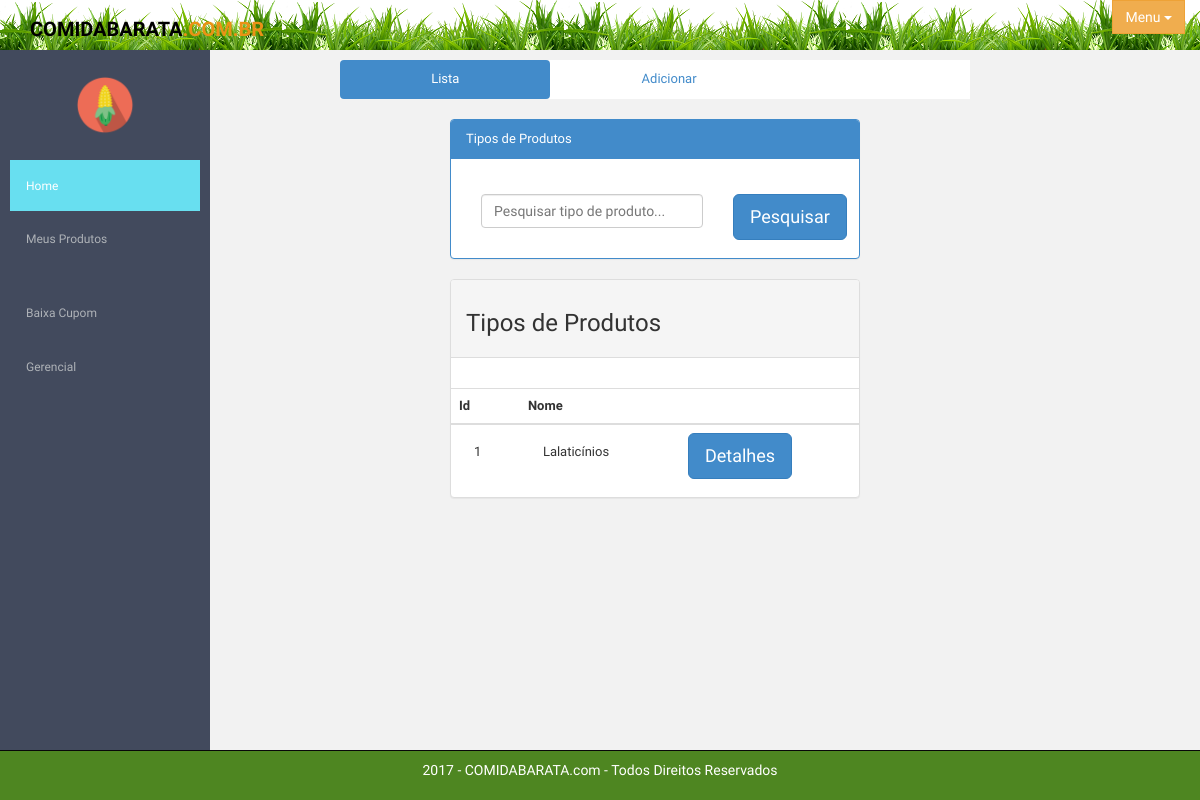
Page /produto/tipoProdutoLista on the earlier database version.
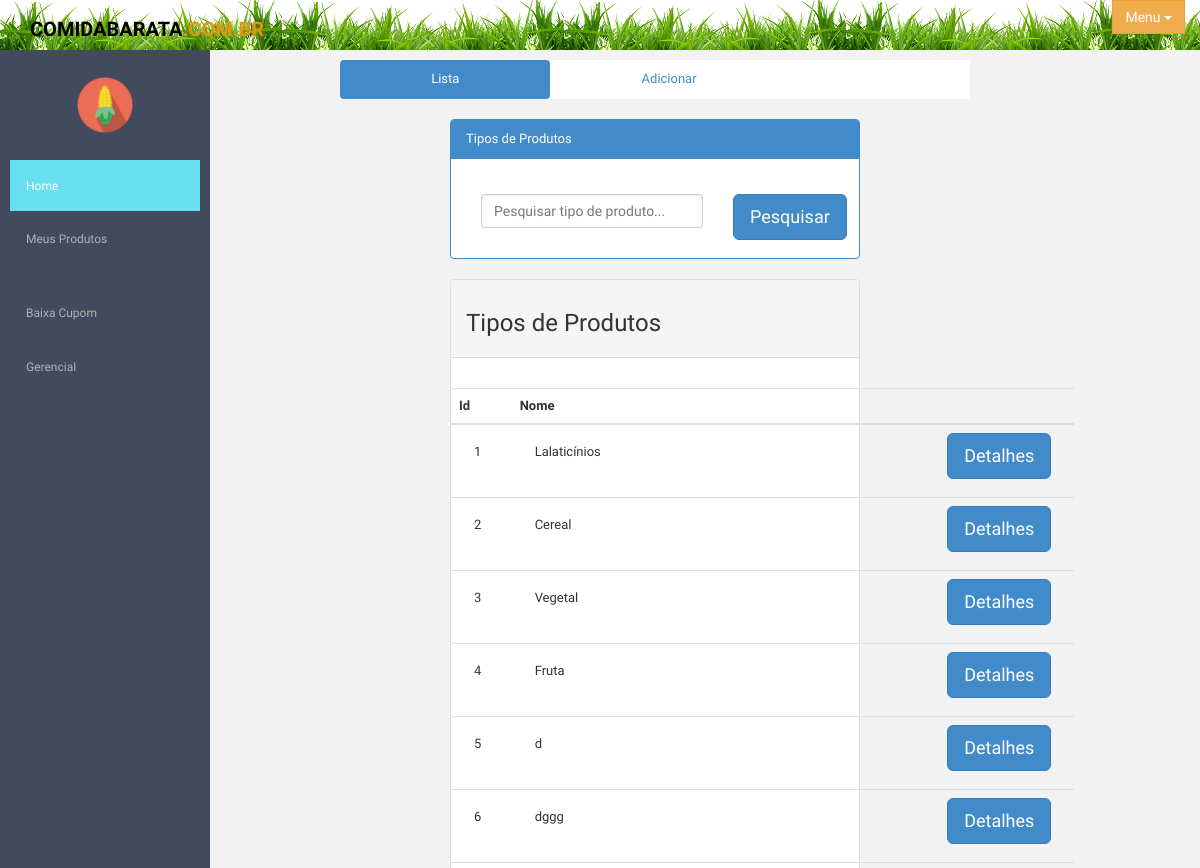
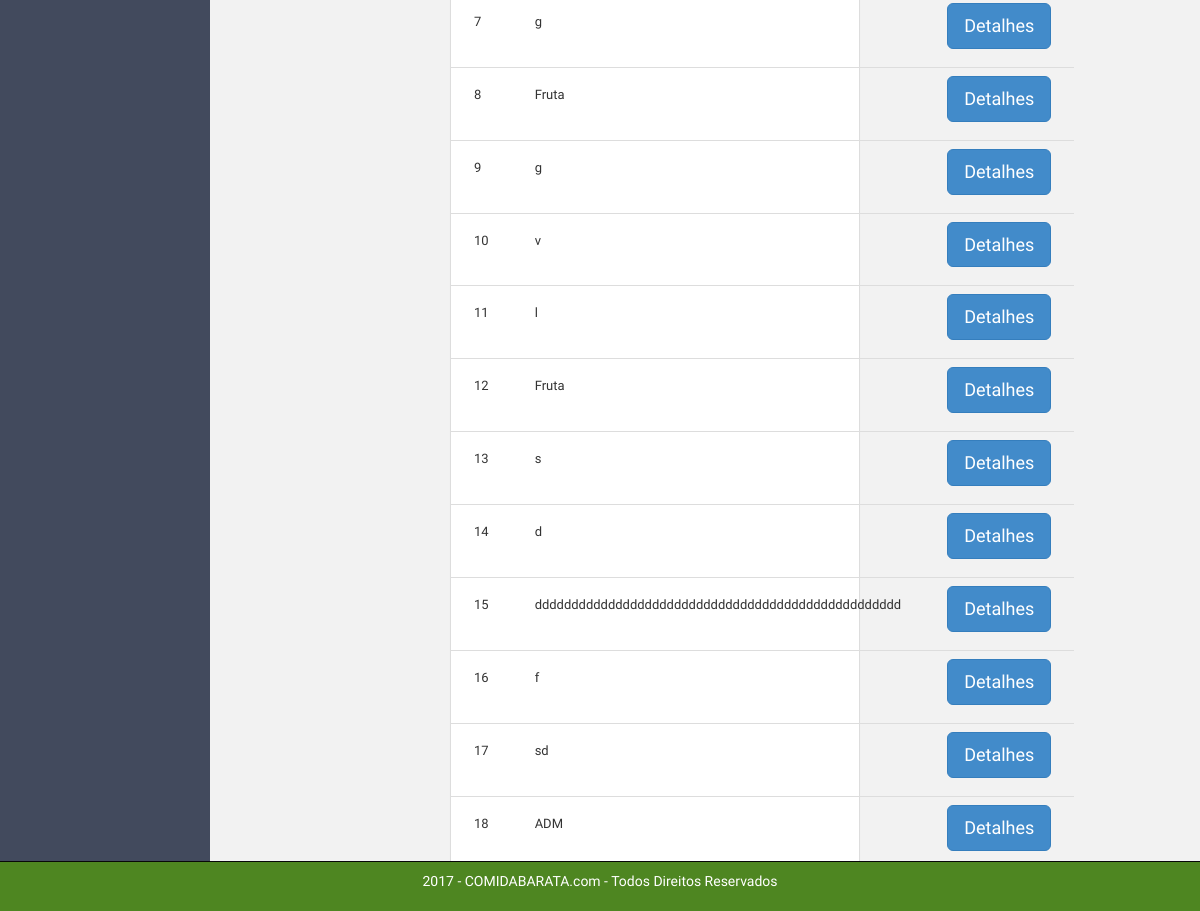
Same page on the later database version (2 pictures, top to bottom).
### tables this page shows
CREATE TABLE `tipo_produto` (
  `tipo_produto_id` int(11) NOT NULL,
  `tipo_produto_nome` varchar(50) NOT NULL,
  `tipo_produto_status` int(11) NOT NULL
);

### application/controllers/Produto.php (called while the page is built, shortened)
<?php
class Produto extends CI_Controller {
    public function tipoProdutoLista() {
        $this->db->select('*');
        $dados['tipo_produto'] = $this->db->get('tipo_produto')->result();
        $this->load->view('inc/head-adm');
        $this->load->view('inc/menu_left');
        $this->load->view('adm/tipoProdutosLista', $dados);
        $this->load->view('inc/footer-adm');
    }
}

### index.php (called while the page is built, shortened)
<?php
require_once BASEPATH.'core/CodeIgniter.php';

### application/views/adm/tipoProdutosLista.php (the view)
<section id="container" >
    <section id="main-content">
        <section class="wrapper">
            <div>
                <ul class="nav nav-pills nav-justified" style="background-color: white">
                    <li role="presentation" class="active"><a href="<?= base_url(); ?>produto/tipoProdutoLista">Lista</a></li>
                    <li role="presentation"><a href="<?= base_url(); ?>produto/tipoProdutoAdd">Adicionar</a></li>
                    <li role="presentation"><a></a></li>
                </ul>
                <div class="row">
                    <div class="col-lg-8 main-chart col-lg-offset-2">
                        <div class="panel panel-primary">
                            <div class="panel-heading">Tipos de Produtos</div>
                            <div class="panel-body">
                                <form method="post" action="<?= base_url('produto/tipoProdutoPesquisa') ?>"
                                      enctype="multipart/form-data" style="margin-top: 20px;">
                                    <div class="col-sm-8">
                                        <div class="form-group">
                                            <input type="text" id="tipo_produto_nome" name="tipo_produto_nome"
                                                   class="form-control" placeholder="Pesquisar tipo de produto..." >
                                        </div>
                                    </div>
                                    <div class="col-md-3" align="right">
                                        <button type="submit" class="btn btn-primary btn-lg">Pesquisar</button>
                                    </div>
                                </form>
                            </div>
                        </div>
                    </div>
                </div>
            </div>
            <div class="row">
                <div class="col-sm-8 col-lg-offset-2" >
                    <div class="panel panel-default">
                        <div class="panel-heading"><h3>Tipos de Produtos</h3></div>
                        <div class="panel-body">
                        </div>
                        <table class="table table-responsive">
                            <thead>
                                <tr>
                                    <th>Id</th>
                                    <th>Nome</th>
                                    <th></th>
                                </tr>
                            </thead>
                            <tbody>
                                <?php foreach ($tipo_produto as $tipo) { ?>
                                    <tr>
                                        <td><p class="col-md-2" style="margin-top: 10px;"> <?= $tipo->tipo_produto_id; ?> </p></td>
                                        <td><p class="col-md-8" style="margin-top: 10px;"> <?= $tipo->tipo_produto_nome; ?> </p></td>
                                        <td><p class="col-md-2"><a href="<?= base_url('produto/tipoProdutosUpdate/' . $tipo->tipo_produto_id) ?>" class="btn btn-lg btn-primary btn-group ">Detalhes</a></p></td>
                                    </tr>
                                <?php } ?>
                            </tbody>
                        </table>
                    </div>
                </div>
            </div>
        </section>
    </section>
</section>

Differences in the rows shown:
added tipo_produto: tipo_produto_id "2", tipo_produto_nome "Cereal"
added tipo_produto: tipo_produto_id "3", tipo_produto_nome "Vegetal"
added tipo_produto: tipo_produto_id "4", tipo_produto_nome "Fruta"
added tipo_produto: tipo_produto_id "5", tipo_produto_nome "d"
added tipo_produto: tipo_produto_id "6", tipo_produto_nome "dggg"
added tipo_produto: tipo_produto_id "7", tipo_produto_nome "g"
added tipo_produto: tipo_produto_id "8", tipo_produto_nome "Fruta"
added tipo_produto: tipo_produto_id "9", tipo_produto_nome "g"
added tipo_produto: tipo_produto_id "10", tipo_produto_nome "v"
added tipo_produto: tipo_produto_id "11", tipo_produto_nome "l"
added tipo_produto: tipo_produto_id "12", tipo_produto_nome "Fruta"
added tipo_produto: tipo_produto_id "13", tipo_produto_nome "s"
added tipo_produto: tipo_produto_id "14", tipo_produto_nome "d"
added tipo_produto: tipo_produto_id "15", tipo_produto_nome "dddddddddddddddddddddddddddddddddddddddddddddddddd"
added tipo_produto: tipo_produto_id "16", tipo_produto_nome "f"
added tipo_produto: tipo_produto_id "17", tipo_produto_nome "sd"
added tipo_produto: tipo_produto_id "18", tipo_produto_nome "ADM"
